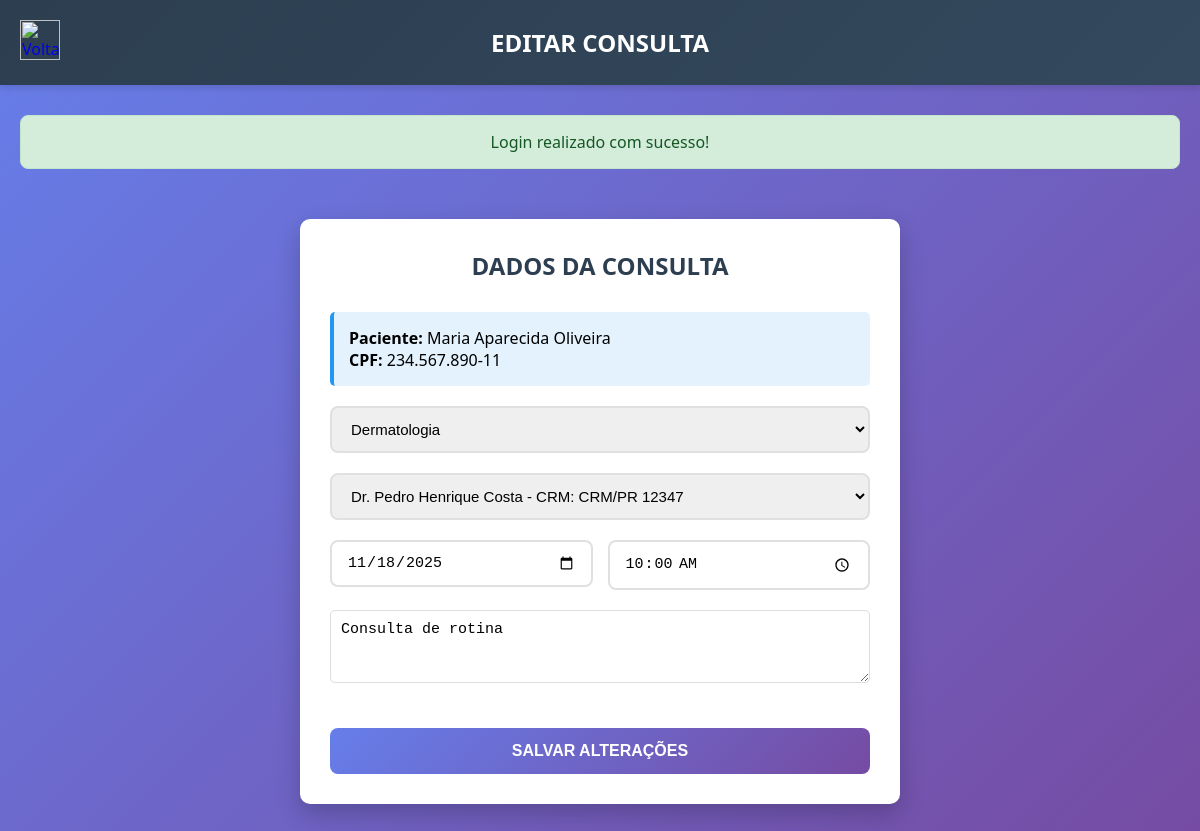
/php/editar_consulta.php?id=2 (signed in), run on the app's committed database.
### tables this page shows
CREATE TABLE IF NOT EXISTS Consultas (
    Id_consulta INT AUTO_INCREMENT PRIMARY KEY,
    Id_paciente INT NOT NULL,
    Cod_especialidade INT NOT NULL,
    Id_medico INT,
    Data_consulta DATE NOT NULL,
    Hora_consulta TIME NOT NULL,
    Status ENUM('Agendada', 'Realizada', 'Cancelada') DEFAULT 'Agendada',
    Observacoes TEXT,
    Data_agendamento TIMESTAMP DEFAULT CURRENT_TIMESTAMP,
    Usuario_agendamento VARCHAR(50),
    FOREIGN KEY (Id_paciente) REFERENCES Pacientes(Id_paciente) ON DELETE CASCADE,
    FOREIGN KEY (Cod_especialidade) REFERENCES Especialidade(Cod_especialidade) ON DELETE RESTRICT,
    FOREIGN KEY (Id_medico) REFERENCES Medicos(Id_medico) ON DELETE SET NULL,
    UNIQUE KEY unique_horario (Data_consulta, Hora_consulta, Id_medico),
    INDEX idx_data (Data_consulta),
    INDEX idx_paciente (Id_paciente),
    INDEX idx_medico (Id_medico),
    INDEX idx_status (Status),
    INDEX idx_data_hora (Data_consulta, Hora_consulta)
);

CREATE TABLE IF NOT EXISTS Pacientes (
    Id_paciente INT AUTO_INCREMENT PRIMARY KEY,
    Nome VARCHAR(100) NOT NULL,
    Cpf VARCHAR(14) UNIQUE NOT NULL,
    Data_nascimento DATE NOT NULL,
    Telefone VARCHAR(15),
    Email VARCHAR(100),
    Endereco VARCHAR(200),
    Data_cadastro TIMESTAMP DEFAULT CURRENT_TIMESTAMP,
    INDEX idx_cpf (Cpf),
    INDEX idx_nome (Nome)
);

### php/functions.php (called while the page is built, shortened)
<?php
function getMensagem() {
    if (isset($_SESSION['mensagem'])) {
        $mensagem = $_SESSION['mensagem'];
        return $mensagem;
    }
    return null;
}
?>

### php/editar_consulta.php (the view, shortened to what this page needs)
<?php
require_once("../php/conexao.php");
require_once("../php/functions.php");
$id = (int)$_GET['id'];
try {
    $stmt = $conexao->prepare("SELECT c.*, p.Nome as Nome_paciente, p.Cpf
                               FROM Consultas c
                               INNER JOIN Pacientes p ON c.Id_paciente = p.Id_paciente
                               WHERE c.Id_consulta = :id");
    $stmt->bindParam(':id', $id, PDO::PARAM_INT);
    $stmt->execute();
    $consulta = $stmt->fetch();
} catch(PDOException $e) {
    error_log("Erro ao buscar consulta: " . $e->getMessage());
    setMensagem('erro', 'Erro ao buscar consulta!');
    header("Location: ../php/listar_consulta.php");
    exit();
}
?>
<!DOCTYPE html>
<html lang="pt-BR">
<head>
    <link rel="stylesheet" href="../css/style_sistem.css">
</head>
<body>
    <div class="navbar">
        <div class="navbar-menu">
            <a href="../php/listar_consulta.php">
                <img id="logout-img" title="Voltar" src="../../img/seta-voltar.png">
            </a>
            <h1>EDITAR CONSULTA</h1>
        </div>
    </div>
    <div class="main">
        <?php
        $mensagem = getMensagem();
        if ($mensagem):
        ?>
        <div class="mensagem <?php echo $mensagem['tipo']; ?>">
            <?php echo $mensagem['texto']; ?>
        </div>
        <?php endif; ?>
        <form action="../php/editar_process_consulta.php" method="POST">
            <div class="container2">
                <h2>DADOS DA CONSULTA</h2>
                <div class="info-box">
                    <strong>Paciente:</strong> <?php echo htmlspecialchars($consulta['Nome_paciente']); ?><br>
                    <strong>CPF:</strong> <?php echo htmlspecialchars($consulta['Cpf']); ?>
                </div>
                <div class="input-container">
                    <select name="especialidade" required id="especialidade">
                        <?php
                        try {
                            $stmt = $conexao->query("SELECT * FROM Especialidade WHERE Ativo = 1 ORDER BY Nome_especialidade");
                            while ($row = $stmt->fetch()) {
                                $selected = ($row['Cod_especialidade'] == $consulta['Cod_especialidade']) ? 'selected' : '';
                                echo "<option value='{$row['Cod_especialidade']}' $selected>{$row['Nome_especialidade']}</option>";
                            }
                        } catch(PDOException $e) {
                            error_log("Erro ao listar especialidades: " . $e->getMessage());
                        }
                        ?>
                    </select>
                </div>
                <div class="input-container">
                    <select name="medico" required id="medico">
                        <?php
                        try {
                            $stmt = $conexao->prepare("SELECT Id_medico, Nome, Crm FROM Medicos
                                                       WHERE Cod_especialidade = :esp AND Ativo = 1 ORDER BY Nome");
                            $stmt->bindParam(':esp', $consulta['Cod_especialidade'], PDO::PARAM_INT);
                            $stmt->execute();
                            while ($row = $stmt->fetch()) {
                                $selected = ($row['Id_medico'] == $consulta['Id_medico']) ? 'selected' : '';
                                echo "<option value='{$row['Id_medico']}' $selected>{$row['Nome']} - CRM: {$row['Crm']}</option>";
                            }
                        } catch(PDOException $e) {
                            error_log("Erro ao listar médicos: " . $e->getMessage());
                        }
                        ?>
                    </select>
                </div>
                <div class="input-row">
                    <div class="input-container half-width">
                        <input type="date" name="data" required min="<?php echo date('Y-m-d'); ?>" value="<?php echo $consulta['Data_consulta']; ?>">
                    </div>
                    <div class="input-container half-width">
                        <input type="time" name="hora" required min="08:00" max="18:00" step="1800" value="<?php echo $consulta['Hora_consulta']; ?>">
                    </div>
                </div>
                <div class="input-container">
                    <textarea name="observacoes" placeholder="Observações (opcional)" rows="3" style="width: 100%; padding: 10px; border: 1px solid #ddd; border-radius: 5px;"><?php echo htmlspecialchars($consulta['Observacoes']); ?></textarea>
                </div>
                <button class="submit-button" type="submit">SALVAR ALTERAÇÕES</button>
            </div>
        </form>
    </div>
</body>
</html>

### css/style_sistem.css (style rules this page uses)
* { margin: 0; padding: 0; box-sizing: border-box; }
body { font-family: 'Segoe UI', Tahoma, Geneva, Verdana, sans-serif; background: linear-gradient(135deg, #667eea 0%, #764ba2 100%); min-height: 100vh; }
.navbar { background: linear-gradient(135deg, #2c3e50 0%, #34495e 100%); padding: 20px; box-shadow: 0 4px 6px rgba(0, 0, 0, 0.1); }
.navbar-menu { display: flex; align-items: center; justify-content: space-between; max-width: 1400px; margin: 0 auto; gap: 20px; }
.navbar h1 { color: white; font-size: 24px; text-align: center; flex: 1; }
.navbar img { width: 40px; height: 40px; cursor: pointer; transition: transform 0.3s ease; }
.main { max-width: 1400px; margin: 30px auto; padding: 0 20px; }
.container2 { background: white; padding: 40px; border-radius: 15px; box-shadow: 0 10px 25px rgba(0, 0, 0, 0.2); margin-bottom: 30px; }
.container2 h2 { color: #2c3e50; margin-bottom: 30px; font-size: 24px; text-align: center; }
.input-container { margin-bottom: 20px; }
.input-container input, .input-container select, .input-container textarea { width: 100%; padding: 12px 15px; border: 2px solid #e0e0e0; border-radius: 8px; font-size: 15px; transition: all 0.3s ease; outline: none; }
.input-row { display: flex; gap: 15px; }
.input-container.half-width { flex: 1; }
.submit-button { width: 100%; padding: 14px; background: linear-gradient(135deg, #667eea 0%, #764ba2 100%); color: white; border: none; border-radius: 8px; font-size: 16px; font-weight: 600; cursor: pointer; transition: all 0.3s ease; margin-top: 20px; }
.mensagem { max-width: 1400px; margin: 20px auto; padding: 15px 20px; border-radius: 8px; text-align: center; font-weight: 500; animation: slideDown 0.3s ease; }
.mensagem.sucesso { background-color: #d4edda; color: #155724; border: 1px solid #c3e6cb; }

### php/editar_consulta.php (style rules this page uses)
.container2 { text-align: center; margin: 50px auto; max-width: 600px; background: white; padding: 30px; border-radius: 10px; }
.input-row { display: flex; gap: 15px; }
.input-container.half-width { flex: 1; }
.info-box { background-color: #e3f2fd; padding: 15px; border-radius: 5px; margin-bottom: 20px; border-left: 4px solid #2196f3; text-align: left; }

### data on the page
consultas: Id_paciente.Nome "Maria Aparecida Oliveira", Id_paciente.Cpf "234.567.890-11", data "11/18/2025", hora "10:00:00", observacoes "Consulta de rotina"

### other printed values
$mensagem['texto'] "Login realizado com sucesso!"
form field especialidade "Dermatologia"
form field medico "Dr. Pedro Henrique Costa - CRM: CRM/PR 12347"
